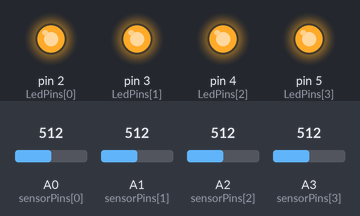
This sketch was run on a simulated Arduino Uno, built with avr-gcc and run on an emulated ATmega328P. On the bench: output pins drawn as LEDs (lit = HIGH). The test bench sets the inputs (shaded band); at power-on: A0 (sensorPins[0]) = 512, A1 (sensorPins[1]) = 512, A2 (sensorPins[2]) = 512, A3 (sensorPins[3]) = 512.

Above: at 1.2 s.
1.3 s: A0 (sensorPins[0]) set to 757
2.8 s: A0 (sensorPins[0]) set to 784
At 4.0 s:
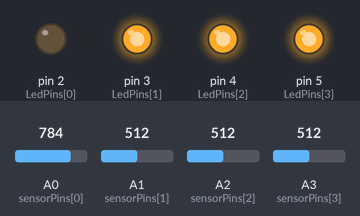
4.3 s: A1 (sensorPins[1]) set to 752
5.8 s: A1 (sensorPins[1]) set to 780
At 6.6 s:
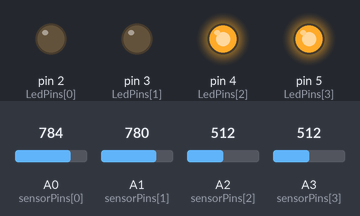
7.3 s: A2 (sensorPins[2]) set to 761
8.8 s: A2 (sensorPins[2]) set to 780
At 10.1 s:
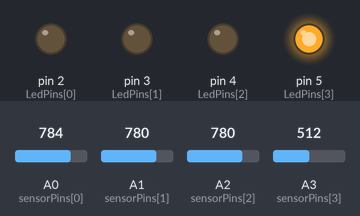
Timing chart, 0 to 11.3 s (numbered marks = the images above; inputs shaded):
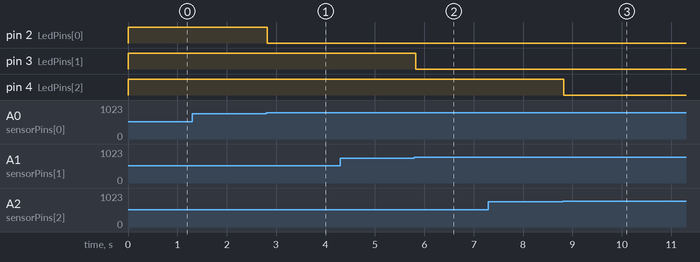

The sketch:

ihome_simple_with_button.ino
```cpp
/*
  Полезные ссылки:
  – http://jeelabs.org/pub/docs/ethercard/classBufferFiller.html
  – http://arduino.ru/Reference
  Назначение
  – дискретное включение / выключение нагрузки в количестве 4-х штук по сети
  – дискретное включение / выключение нагрузки в количестве 4-х штук с помощью 4-х 3-х позиционных кнопок (0, 0.5, 1)
  – сбор данных с аналоговых входов
  Допущения
  – для управления нагрузкой ипользуем пины от 2 до 9
  – для физических выключателей испльзуем аналоговые пины (0 - нет реакции, 1/2 - выключение, 1 - включение)
  – запросы на управления через сеть имеют формат: GET /switch?<int pin>=<boolean status>
  – запрос на получение состояний через сеть имеют формат: GET /switch или GET /status
  Подключаем Pins "ENC28J60 Module" к Arduino Uno.
  VCC - 3.3V
  GND - GND
  SCK - Pin 13
  SO - Pin 12
  SI - Pin 11
  CS - Pin 10 Можно выбрать любой.
*/
#include <EtherCard.h>

static byte mymac[] = { 0x5A,0x5A,0x5A,0x5A,0x5A,0x5A };

static byte myip[] = { 192,168,1,222 };

byte Ethernet::buffer[500];

BufferFiller bfill;

// Общие переменные
int i;
char *data;
word len;
word pos;

// Массив задействованных номеров Pins Arduino, для управления реле.
// При правке, не забыть поправить в loop() проверку запроса
const int LedPins[] = {2,3,4,5};

// Количество рабочих пинов
const int PinCount = sizeof(LedPins) / sizeof(int);

// Массив для фиксации изменений.
boolean PinStatus[PinCount];

// Кнопки на аналоговых вводах
// Для включения используем диапазон от 768 до 1023
// Для выключения используем диапазон от 256 до 767
// На значения до 255 не реагируем
// Список сенсоров
const int sensorPins[] = {A0,A1,A2,A3};

// Количество сенсоров
const int sensorCount = sizeof(sensorPins) / sizeof(int);

// id пинов, на которые влияют сенсоры
const int ledSensorPinIds[sensorCount] = {0,1,2,3};

// Полученное значение сенсора
int sensorValue = 0;

//-------------

const char http_OK[] PROGMEM =
"HTTP/1.0 200 OK\r\n"
"Content-Type: application/json\r\n"
"Pragma: no-cache\r\n\r\n";

const char http_404[] PROGMEM =
"HTTP/1.0 404 Not Found\r\n"
"Content-Type: application/json\r\n"
"Pragma: no-cache\r\n\r\n";

//------------

void statusJson() {
  bfill.emit_p(PSTR("$F["),
    http_OK
  );
  // Вывод информации о включенных пинах
  for(i = 0; i < PinCount; i++) {
    bfill.emit_p(PSTR("{\"on\": $F, \"pin\": $D}"),
      PinStatus[i]?PSTR("false"):PSTR("true"),
      LedPins[i]
    );
    if (i+1 < PinCount && PinCount > 1) {
      bfill.emit_p(PSTR(","));
    }
  }
  bfill.emit_p(PSTR("]"));
}

void setup() {
    Serial.begin(9600);
    // По умолчанию в Библиотеке "ethercard" (CS-pin) = № 8.
    if (ether.begin(sizeof Ethernet::buffer, mymac, 10) == 0);
    ether.staticSetup(myip);
    ether.printIp("My SET IP: ", ether.myip); // Выводим в Serial монитор статический IP адрес.
    //-----
    // Инициализация пинов ламп
    for(i = 0; i < PinCount; i++) {
        pinMode(LedPins[i],OUTPUT);
        PinStatus[i] = true;
        digitalWrite(LedPins[i], PinStatus[i]);
    }
}

void loop() {
  delay(5); // Дёргаем микроконтроллер.

  for(i = 0; i < sensorCount; i++) {
    sensorValue = analogRead(sensorPins[i]);
    if (sensorValue > 255) {
      // Перепроверяем для сглаживания шума
      delay(10);
      sensorValue = analogRead(sensorPins[i]);
      if (sensorValue > 767) {
        // On
        PinStatus[ledSensorPinIds[i]] = false;
      } else if (sensorValue > 255) {
        // Off
        PinStatus[ledSensorPinIds[i]] = true;
      }
      digitalWrite(LedPins[ledSensorPinIds[i]], PinStatus[ledSensorPinIds[i]]);
    }
  }


  len = ether.packetReceive(); // check for ethernet packet / проверить ethernet пакеты.
  pos = ether.packetLoop(len); // check for tcp packet / проверить TCP пакеты.
  if (pos) {
    bfill = ether.tcpOffset();
    data = (char *) Ethernet::buffer + pos;
    if (strncmp("GET /status ", data, 12) == 0) {
      statusJson();
    } else if (strncmp("GET /switch", data, 11) == 0) {
      data += 11;
      if (strncmp(data, " ", 1) != 0 ) {
        if (strncmp(data, "?2=true ", 8) == 0 ) {
            PinStatus[0] = false;
        }
        if (strncmp(data, "?2=false ", 9) == 0 ) {
            PinStatus[0] = true;
        }
        if (strncmp(data, "?3=true ", 8) == 0 ) {
            PinStatus[1] = false;
        }
        if (strncmp(data, "?3=false ", 9) == 0 ) {
            PinStatus[1] = true;
        }
        if (strncmp(data, "?4=true ", 8) == 0 ) {
            PinStatus[2] = false;
        }
        if (strncmp(data, "?4=false ", 9) == 0 ) {
            PinStatus[2] = true;
        }
        if (strncmp(data, "?5=true ", 8) == 0 ) {
            PinStatus[3] = false;
        }
        if (strncmp(data, "?5=false ", 9) == 0 ) {
            PinStatus[3] = true;
        }
        for (i = 0; i < PinCount; i++) {
          // Применяем изменения состояния пинов
          digitalWrite(LedPins[i], PinStatus[i]);
        }
      }
      statusJson();
    } else {
      bfill.emit_p(http_404);
    }
    ether.httpServerReply(bfill.position()); // send http response
  }
}
```

Measured:
- the behaviour switches between 767 and 768 on A0 (sensorPins[0]) (found by bisection; images 0 and 1)
- the behaviour switches between 767 and 768 on A1 (sensorPins[1]) (found by bisection; images 1 and 2)
- the behaviour switches between 767 and 768 on A2 (sensorPins[2]) (found by bisection; images 2 and 3)
- after the input at 1.3 s, every drawn part: stays the same
- after the input at 2.8 s, pin 2 (LedPins[0]): HIGH → LOW at once
- after the input at 4.3 s, every drawn part: stays the same
- after the input at 5.8 s, pin 3 (LedPins[1]): HIGH → LOW at once
- after the input at 7.3 s, every drawn part: stays the same
- after the input at 8.8 s, pin 4 (LedPins[2]): HIGH → LOW at once
